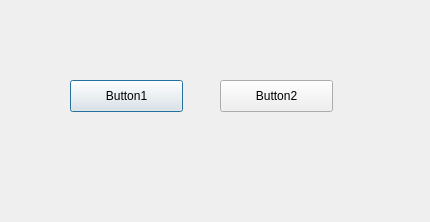
<?xml version="1.0" encoding="UTF-8"?>
<ui version="4.0">
 <class>Dialog</class>
 <widget class="QDialog" name="Dialog">
  <property name="geometry">
   <rect>
    <x>0</x>
    <y>0</y>
    <width>430</width>
    <height>222</height>
   </rect>
  </property>
  <property name="windowTitle">
   <string>Dialog</string>
  </property>
  <property name="toolTipDuration">
   <number>1000</number>
  </property>
  <widget class="QPushButton" name="btn_1">
   <property name="geometry">
    <rect>
     <x>70</x>
     <y>80</y>
     <width>113</width>
     <height>32</height>
    </rect>
   </property>
   <property name="toolTip">
    <string>&lt;html&gt;&lt;head/&gt;&lt;body&gt;&lt;p&gt;이것은버튼!이로시다.&lt;/p&gt;&lt;/body&gt;&lt;/html&gt;</string>
   </property>
   <property name="text">
    <string>Button1</string>
   </property>
  </widget>
  <widget class="QPushButton" name="btn_2">
   <property name="geometry">
    <rect>
     <x>220</x>
     <y>80</y>
     <width>113</width>
     <height>32</height>
    </rect>
   </property>
   <property name="toolTip">
    <string>이것은버튼이로시다.</string>
   </property>
   <property name="text">
    <string>Button2</string>
   </property>
  </widget>
 </widget>
 <resources/>
 <connections/>
</ui>
